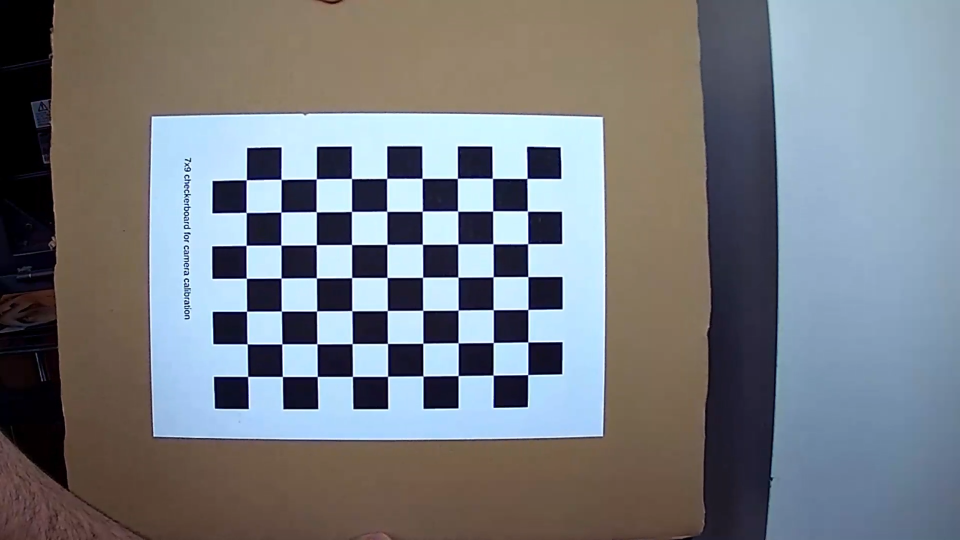
#> input picture Calibration_frames/cal01.png, 1920 x 1080 px (shown at 1/2 size); its folder holds only this picture in this run
$ python calibration.py
#> lines starting #> are read from the running program, lines starting #| are printed output that depends on the picture; after the words box and inside, x2 and y2 are one past the last pixel; in counts of white or black regions, pixels touching at a corner belong together
import numpy as np
import cv2

import glob
import os


DEBUG = True


def main():
    # Termination criteria
    criteria = (cv2.TERM_CRITERIA_EPS + cv2.TERM_CRITERIA_COUNT, 30, 0.001)

    # Objects points
    objp = np.zeros((7*9, 3), dtype=np.float32)
    objp[:, :2] = np.mgrid[0:7, 0:9].T.reshape((-1, 2))

    # Arrays to store object points and image points
    objpoints = []
    imgpoints = []

    images = glob.glob('../Calibration_frames/*')

    for file_name in images:
        img = cv2.imread(file_name)
#> img is the input picture: shape (1080, 1920, 3); mean B, G, R 128.3, 122.8, 118.7
        # img = cv2.resize(img, (500, 500))
        gray = cv2.cvtColor(img, cv2.COLOR_BGR2GRAY)
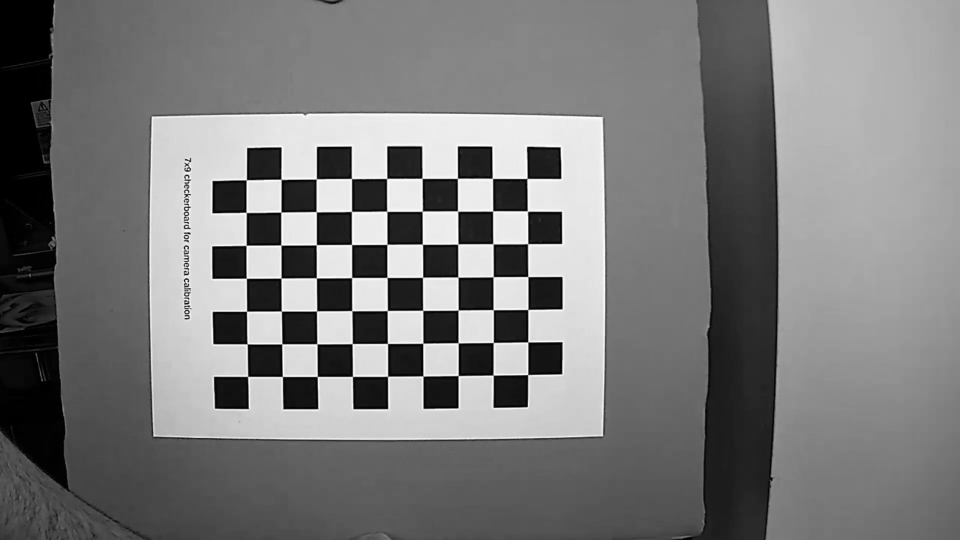
#> gray: shape (1080, 1920) (shown at 1/2 size); min 0, max 255, mean 122.2

        # Find the chessboard corners
        ret, corners = cv2.findChessboardCorners(gray, (7, 9))
#> ret = True; corners = 63 rows, first 8: [495.8, 753.1], [494.6, 688], [493.5, 623], [493.3, 557], [492.4, 491.5], [492.6, 425.4], [493.3, 359.8], [565.2, 753.4]

        # If found, add objects and image points
        if ret is True:
            objpoints.append(objp)

            corners2 = cv2.cornerSubPix(gray, corners, (7, 9), (-1, -1), criteria)
#> corners2 = 63 rows, first 8: [495.7, 753.3], [494.7, 688.3], [493.6, 622.9], [493.1, 557], [492.6, 491.2], [492.7, 425.4], [493.1, 360.1], [565.2, 753.4]
            imgpoints.append(corners2)

            if DEBUG is True:
                img = cv2.drawChessboardCorners(img, (7, 9), corners2, ret)
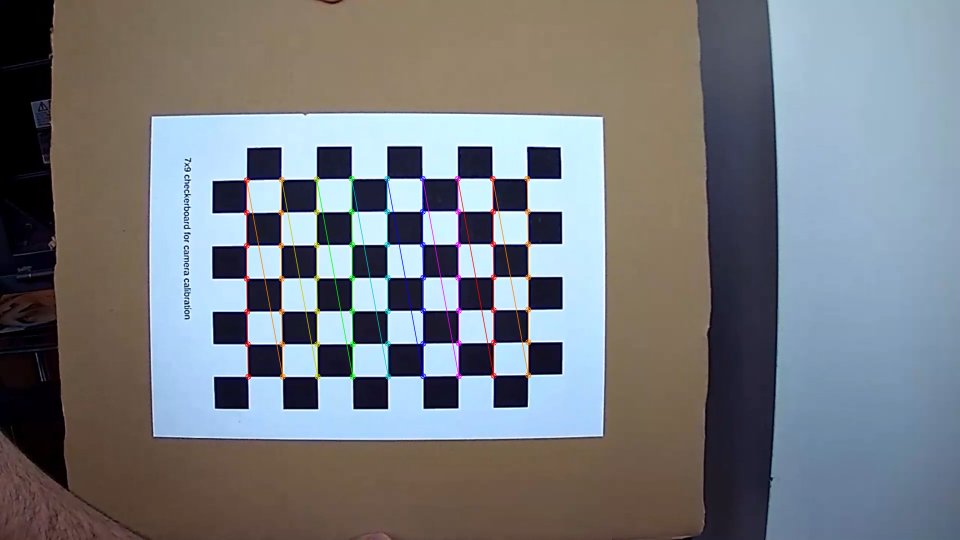
#> img: shape (1080, 1920, 3) (shown at 1/2 size); 1.22% of pixels changed, all inside (x1, y1, x2, y2) = (487, 351, 1063, 760)
                cv2.imshow('out', img)
                cv2.waitKey(500)

    ret, camera_matrix, distortion_coefficients, rotation_vectors, translation_vectors = cv2.calibrateCamera(
        objpoints, imgpoints, gray.shape[::-1], None, None
    )
#> ret = 0.151; camera_matrix = [[11412.5, 0, 967], [0, 10587.8, 635.1], [0, 0, 1]]; distortion_coefficients = [[-13.38, 210.9, -0.101, -0.169, 0.617]]; rotation_vectors = ([0.171, -0.0784, -1.57],); translation_vectors = ([-6.63, 1.84, 159.8],)

    if ret is not None:
        if not os.path.exists('../calibration_parameters'):
            os.mkdir('../calibration_parameters')
        else:
            if not os.path.isdir('../calibration_parameters'):
                raise NotADirectoryError("calibration_parameters already exists but it's not a directory.")

        np.save('../calibration_parameters/camera_matrix', camera_matrix)
        np.save('../calibration_parameters/distortion_coefficients', distortion_coefficients)
        np.save('../calibration_parameters/rotation_vectors', rotation_vectors)
        np.save('../calibration_parameters/translation_vectors', translation_vectors)
        print('Calibration done correctly.')
    else:
        print('Something went wrong during the computation of the calibration.')

    if DEBUG is True:
        for i, img_file_name in enumerate(images):
            img = cv2.imread(img_file_name)
            # img = cv2.resize(img, (500, 500))
            h, w = img.shape[:2]
            new_camera_matrix, _ = cv2.getOptimalNewCameraMatrix(camera_matrix, distortion_coefficients, (h, w), 0.3)
#> new_camera_matrix = [[10363.5, 0, 951], [0, 8636.9, 539.5], [0, 0, 1]]
            dst = cv2.undistort(img, camera_matrix, distortion_coefficients, newCameraMatrix=new_camera_matrix)
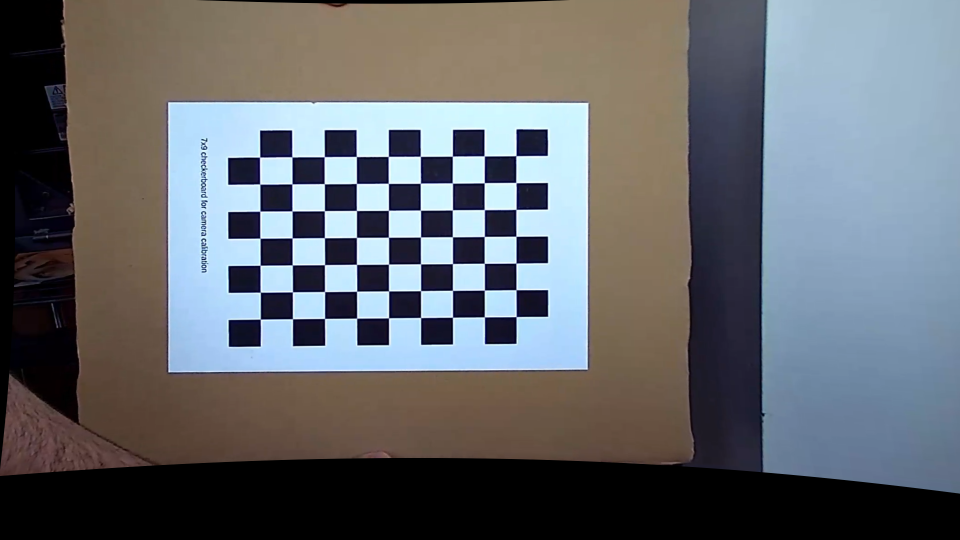
#> dst: shape (1080, 1920, 3) (shown at 1/2 size); mean B, G, R 108.6, 103.7, 100.3
            cv2.imwrite('../Calibration_frames/' + str(i) + '.jpg', dst)


if __name__ == '__main__':
    main()

$ run again, on Calibration_frames/cal05.png
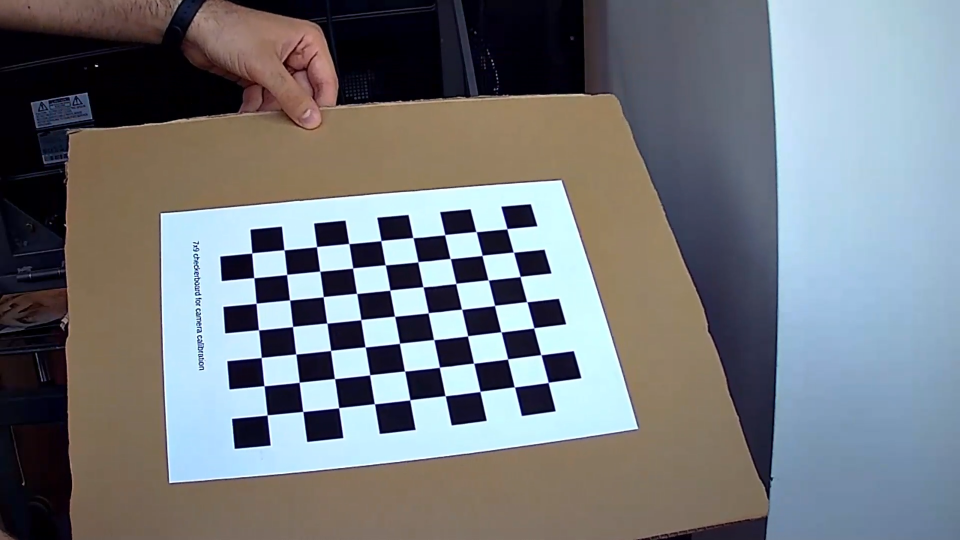
#> input picture Calibration_frames/cal05.png, 1920 x 1080 px (shown at 1/2 size)
#> in main, img is the input picture: shape (1080, 1920, 3); mean B, G, R 125.3, 120.9, 116.7
#> in main, `gray = cv2.cvtColor(img, cv2.COLOR_BGR2GRAY)`:
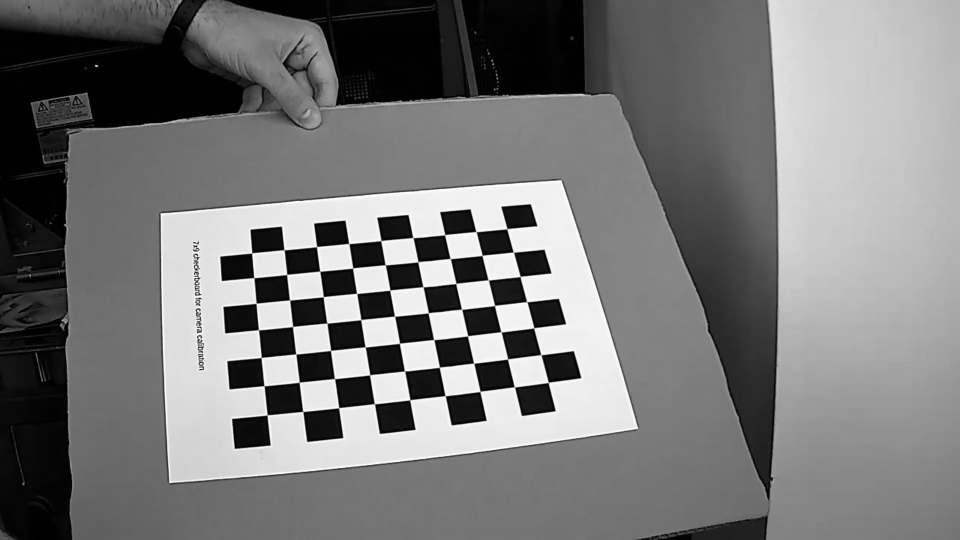
#> gray: shape (1080, 1920) (shown at 1/2 size); min 0, max 255, mean 120.2
#> in main, `ret, corners = cv2.findChessboardCorners(gray, (7, 9))`: ret = True; corners = 63 rows, first 8: [1014.3, 458], [1027.3, 504.6], [1040.8, 553.3], [1054.1, 604], [1068, 656.4], [1082.4, 710], [1096.9, 765.3], [952.5, 463.7]
#> corners2 = 63 rows, first 8: [1014.3, 458], [1027.3, 504.7], [1040.7, 553.4], [1054.1, 603.9], [1068, 656.3], [1082.3, 709.9], [1096.8, 765.3], [952.6, 463.7]
#> img: shape (1080, 1920, 3); 1.03% of pixels changed, all inside (x1, y1, x2, y2) = (498, 452, 1104, 837)
#> in main, `ret, camera_matrix, distortion_coefficients, rotation_vectors, transla..`: ret = 0.258; camera_matrix = [[2816.9, 0, 966.5], [0, 3427.3, 536.1], [0, 0, 1]]; distortion_coefficients = [[-1.08, 16.39, -0.0141, -0.0486, -316.2]]; rotation_vectors = ([-0.773, 0.578, 1.3],); translation_vectors = ([0.762, -1.03, 44.59],)
#> new_camera_matrix = [[2807.1, 0, 963.1], [0, 3396.3, 548.6], [0, 0, 1]]
#> in main, `dst = cv2.undistort(img, camera_matrix, distortion_coefficients, newCa..`:
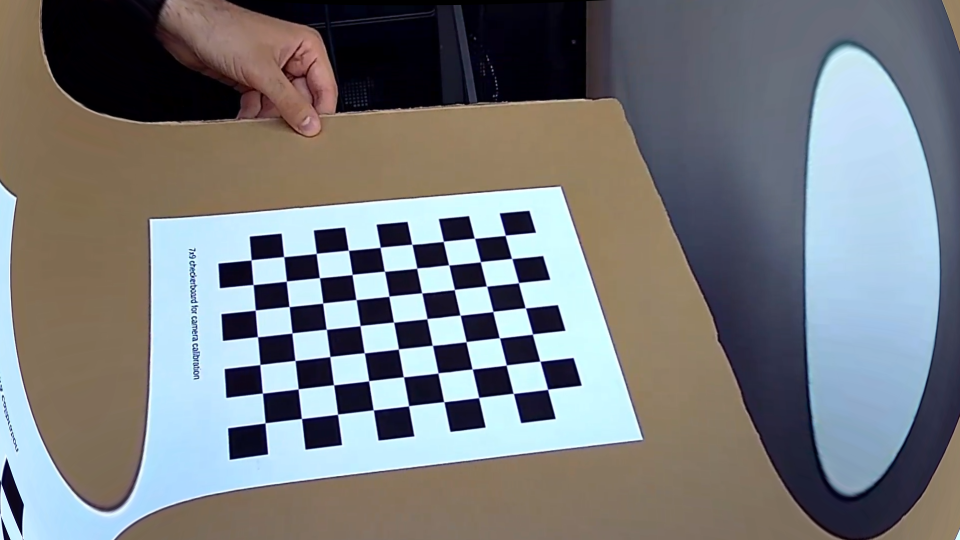
#> dst: shape (1080, 1920, 3) (shown at 1/2 size); mean B, G, R 125.5, 122.8, 119.8

$ run again, on Calibration_frames/cal06.png
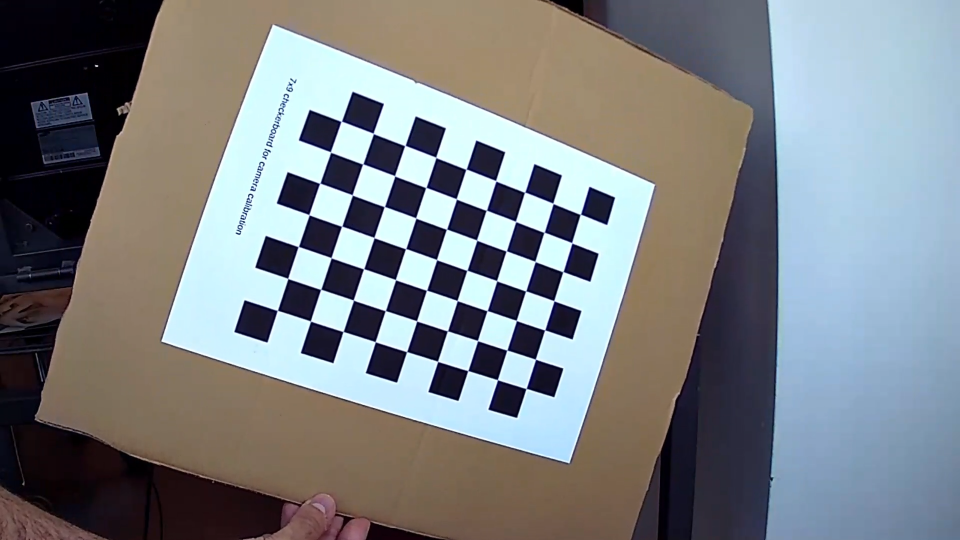
#> input picture Calibration_frames/cal06.png, 1920 x 1080 px (shown at 1/2 size)
#> in main, img is the input picture: shape (1080, 1920, 3); mean B, G, R 131.9, 128.7, 124.6
#> in main, `gray = cv2.cvtColor(img, cv2.COLOR_BGR2GRAY)`:
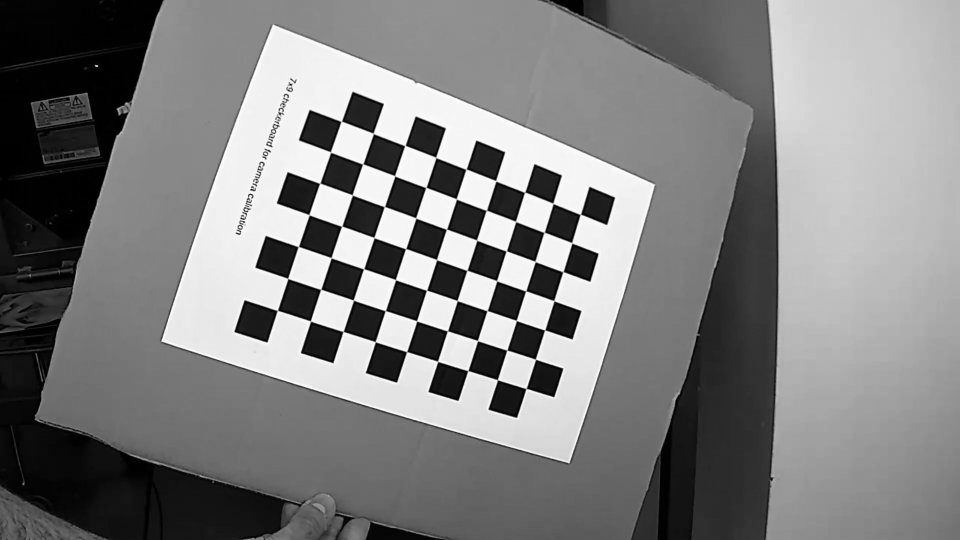
#> gray: shape (1080, 1920) (shown at 1/2 size); min 0, max 255, mean 127.8
#> in main, `ret, corners = cv2.findChessboardCorners(gray, (7, 9))`: ret = True; corners = 63 rows, first 8: [555.1, 621.3], [576, 557.5], [597.1, 493.5], [618.5, 430.1], [639.7, 367.1], [661.3, 304], [683, 243.1], [621.2, 642.6]
#> corners2 = 63 rows, first 8: [555.1, 621.2], [576.1, 557.4], [597, 493.6], [618.5, 430], [640.1, 366.9], [661.4, 304.6], [682.9, 243.1], [621.4, 642.6]
#> img: shape (1080, 1920, 3); 1.17% of pixels changed, all inside (x1, y1, x2, y2) = (549, 237, 1168, 784)
#> in main, `ret, camera_matrix, distortion_coefficients, rotation_vectors, transla..`: ret = 0.428; camera_matrix = [[3579.9, 0, 991.7], [0, 3172.2, 550.3], [0, 0, 1]]; distortion_coefficients = [[-1.37, 52.09, -0.0351, -0.0536, -2177.8]]; rotation_vectors = ([0.301, -0.481, -1.22],); translation_vectors = ([-5.69, 1.06, 46.67],)
#> new_camera_matrix = [[3566.8, 0, 988], [0, 3053.3, 601.6], [0, 0, 1]]
#> in main, `dst = cv2.undistort(img, camera_matrix, distortion_coefficients, newCa..`:
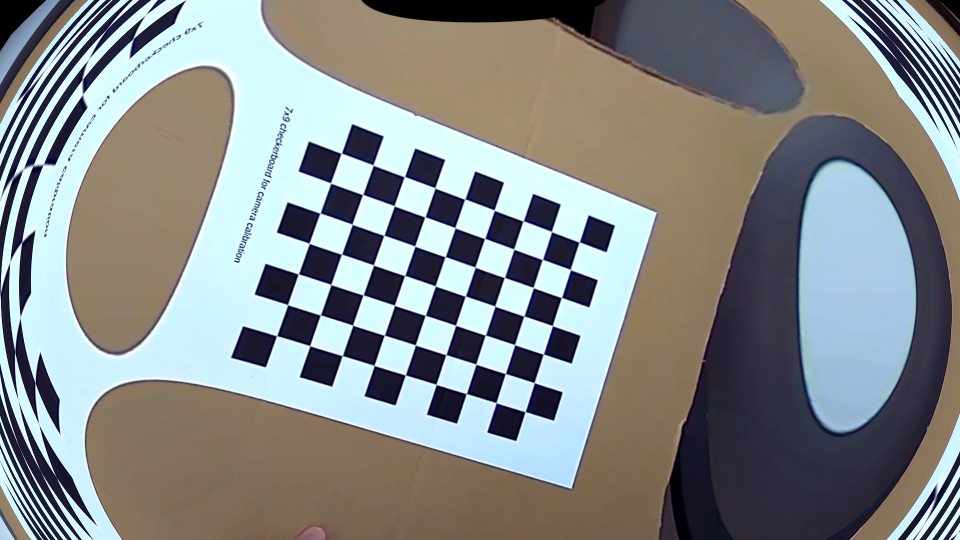
#> dst: shape (1080, 1920, 3) (shown at 1/2 size); mean B, G, R 138.2, 137.9, 133.9

$ run again, on Calibration_frames/cal07.png
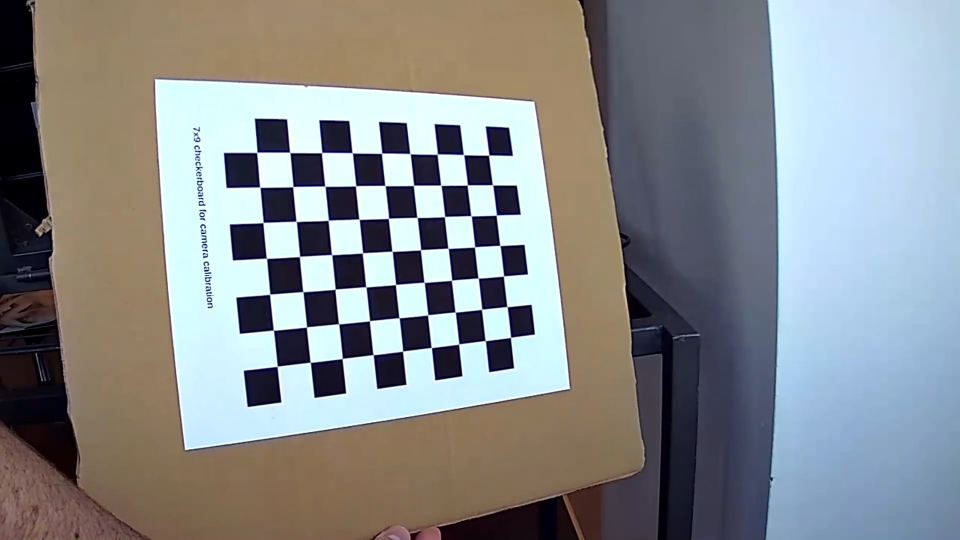
#> input picture Calibration_frames/cal07.png, 1920 x 1080 px (shown at 1/2 size)
#> in main, img is the input picture: shape (1080, 1920, 3); mean B, G, R 141.2, 139, 135.9
#> in main, `gray = cv2.cvtColor(img, cv2.COLOR_BGR2GRAY)`:
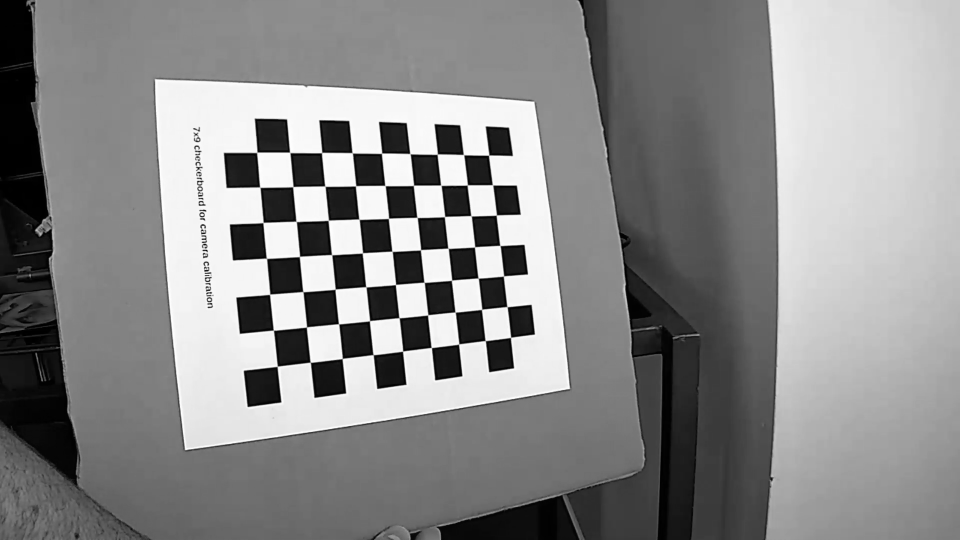
#> gray: shape (1080, 1920) (shown at 1/2 size); min 0, max 255, mean 138.3
#> in main, `ret, corners = cv2.findChessboardCorners(gray, (7, 9))`: ret = True; corners = 63 rows, first 8: [555.2, 732.8], [547.4, 661], [539.7, 589], [533.5, 517.1], [526.5, 445.4], [520.1, 374.8], [513.8, 305.5], [621, 724.9]
#> corners2 = 63 rows, first 8: [555, 733.1], [547.2, 660.8], [539.9, 588.9], [533.4, 517.1], [526.5, 445.5], [520.2, 374.8], [514.1, 305.1], [621, 725]
#> img: shape (1080, 1920, 3); 1.22% of pixels changed, all inside (x1, y1, x2, y2) = (508, 299, 1029, 740)
#> in main, `ret, camera_matrix, distortion_coefficients, rotation_vectors, transla..`: ret = 0.286; camera_matrix = [[1903.6, 0, 881.5], [0, 1846.8, 470.1], [0, 0, 1]]; distortion_coefficients = [[-0.581, 12.36, 0.00379, -0.00137, -141.8]]; rotation_vectors = ([0.385, -0.575, -1.59],); translation_vectors = ([-4.36, 3.61, 25.06],)
#> new_camera_matrix = [[1897.5, 0, 878.7], [0, 1790.4, 514.3], [0, 0, 1]]
#> in main, `dst = cv2.undistort(img, camera_matrix, distortion_coefficients, newCa..`:
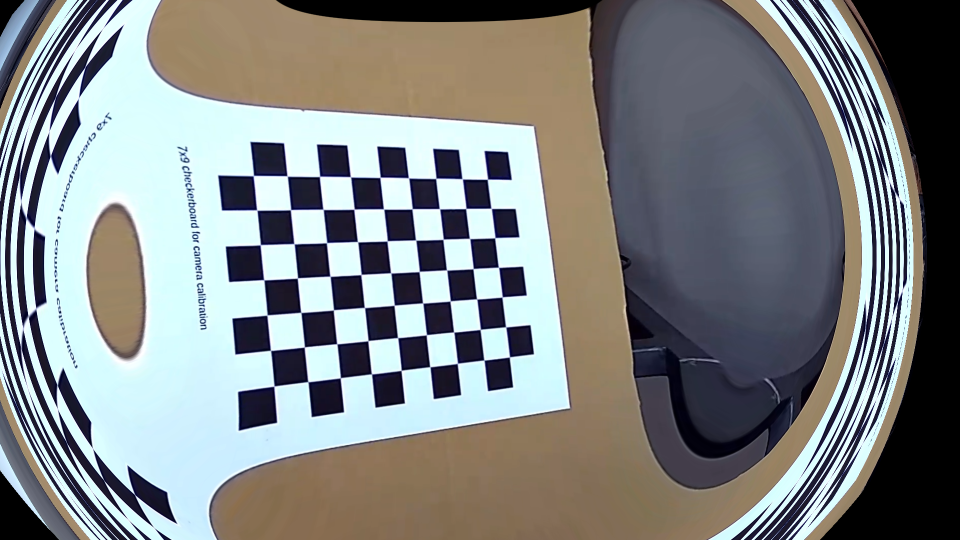
#> dst: shape (1080, 1920, 3) (shown at 1/2 size); mean B, G, R 132.9, 132.8, 129.1
